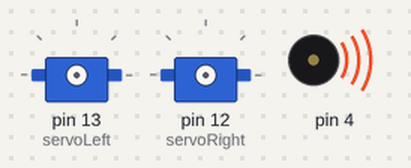
Recording of a sketch running on a simulated Arduino Uno, built with avr-gcc and run on an emulated ATmega328P. Shown: 2 × servo, buzzer (waves = sounding).

Above: at 0.1 s.
At 1.2 s:
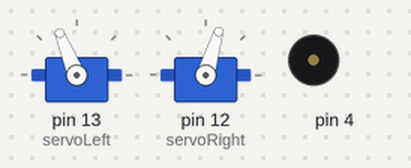
Timing chart, 0 to 2.7 s (numbered marks = the images above):
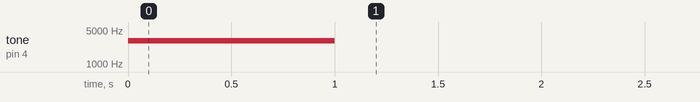

The sketch:

ForwardOneSeconds.ino
```cpp
// Robotics with the BOE Shield - ForwardOneSecond
// Make the BOE Shield-Bot roll forward for one seconds, then stop.

#include <Servo.h>                           // Include servo library

Servo servoLeft;                             // Declare left and right servos
Servo servoRight;

void setup()                                 // Built-in initialization block
{
  tone(4, 3000, 1000);                       // Play tone for 1 second
  delay(1000);                               // Delay to finish tone

  servoLeft.attach(13);                      // Attach left signal to pin 13
  servoRight.attach(12);                     // Attach right signal to pin 12
                                             // Full speed forward

  servoRight.writeMicroseconds(1310);        //INCLUDE IN EVERY SCRIPT (CENTRE THE ROBOT AFTER THE RESET CLICK)
  delay(140);

  servoLeft.writeMicroseconds(1700);         // Left wheel counterclockwise
  servoRight.writeMicroseconds(1300);        // Right wheel clockwise
  delay(1000);                               // ...for 1 second

  servoLeft.detach();                        // Stop sending servo signals
  servoRight.detach();
}

void loop()                                  // Main loop auto-repeats
{                                            // Empty, nothing needs repeating
}


//17cm in 1 second

//speed = distance / time; so speed is 17cm / 1000microseconds = 0.017cm/microsecond at a rightservo pulse of 1300 and a right servo pulse of 1700 
```
